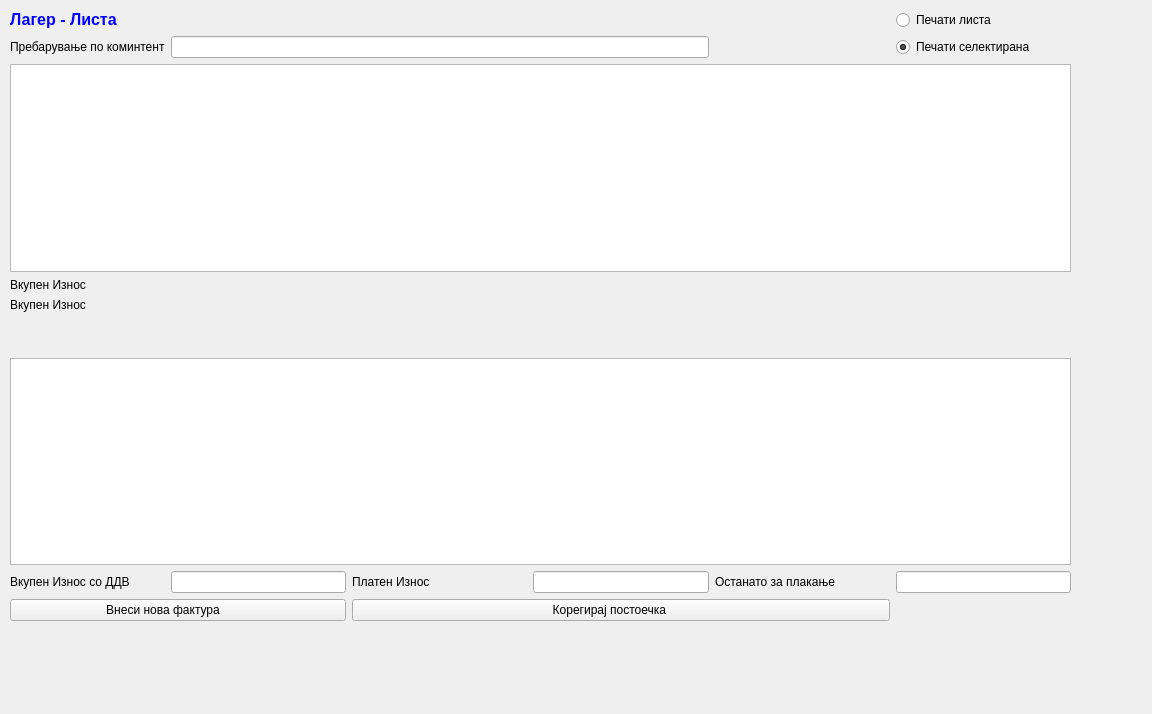
<?xml version="1.0" encoding="UTF-8"?>
<ui version="4.0">
 <class>LagerLista</class>
 <widget class="QWidget" name="LagerLista">
  <property name="geometry">
   <rect>
    <x>0</x>
    <y>0</y>
    <width>1152</width>
    <height>714</height>
   </rect>
  </property>
  <property name="windowTitle">
   <string>Form</string>
  </property>
  <widget class="QWidget" name="layoutWidget">
   <property name="geometry">
    <rect>
     <x>10</x>
     <y>10</y>
     <width>1061</width>
     <height>611</height>
    </rect>
   </property>
   <layout class="QGridLayout" name="gridLayout">
    <item row="0" column="0">
     <widget class="QLabel" name="label_4">
      <property name="text">
       <string>&lt;!DOCTYPE HTML PUBLIC &quot;-//W3C//DTD HTML 4.0//EN&quot; &quot;http://www.w3.org/TR/REC-html40/strict.dtd&quot;&gt;
&lt;html&gt;&lt;head&gt;&lt;meta name=&quot;qrichtext&quot; content=&quot;1&quot; /&gt;&lt;style type=&quot;text/css&quot;&gt;
p, li { white-space: pre-wrap; }
&lt;/style&gt;&lt;/head&gt;&lt;body style=&quot; font-family:'Sans Serif'; font-size:9pt; font-weight:400; font-style:normal;&quot;&gt;
&lt;p style=&quot; margin-top:0px; margin-bottom:0px; margin-left:0px; margin-right:0px; -qt-block-indent:0; text-indent:0px;&quot;&gt;&lt;span style=&quot; font-family:'MS Shell Dlg 2'; font-size:12pt; font-weight:600; color:#0000ff;&quot;&gt;Лагер - Листа&lt;/span&gt;&lt;/p&gt;&lt;/body&gt;&lt;/html&gt;</string>
      </property>
     </widget>
    </item>
    <item row="0" column="1">
     <spacer name="horizontalSpacer">
      <property name="orientation">
       <enum>Qt::Horizontal</enum>
      </property>
      <property name="sizeHint" stdset="0">
       <size>
        <width>40</width>
        <height>20</height>
       </size>
      </property>
     </spacer>
    </item>
    <item row="0" column="2">
     <spacer name="horizontalSpacer_3">
      <property name="orientation">
       <enum>Qt::Horizontal</enum>
      </property>
      <property name="sizeHint" stdset="0">
       <size>
        <width>40</width>
        <height>20</height>
       </size>
      </property>
     </spacer>
    </item>
    <item row="0" column="3">
     <spacer name="horizontalSpacer_5">
      <property name="orientation">
       <enum>Qt::Horizontal</enum>
      </property>
      <property name="sizeHint" stdset="0">
       <size>
        <width>40</width>
        <height>20</height>
       </size>
      </property>
     </spacer>
    </item>
    <item row="0" column="4">
     <spacer name="horizontalSpacer_6">
      <property name="orientation">
       <enum>Qt::Horizontal</enum>
      </property>
      <property name="sizeHint" stdset="0">
       <size>
        <width>40</width>
        <height>20</height>
       </size>
      </property>
     </spacer>
    </item>
    <item row="0" column="5">
     <widget class="QRadioButton" name="radioButtonPecatiLista">
      <property name="text">
       <string>Печати листа</string>
      </property>
     </widget>
    </item>
    <item row="1" column="0">
     <widget class="QLabel" name="label_8">
      <property name="text">
       <string>Пребарување по коминтент</string>
      </property>
     </widget>
    </item>
    <item row="1" column="1" colspan="3">
     <widget class="QLineEdit" name="prebaruvanje_po_komintent"/>
    </item>
    <item row="1" column="5">
     <widget class="QRadioButton" name="radioButtonPecatiSelektirana">
      <property name="text">
       <string>Печати селектирана</string>
      </property>
      <property name="checked">
       <bool>true</bool>
      </property>
     </widget>
    </item>
    <item row="2" column="0" colspan="6">
     <widget class="QTableView" name="tableView">
      <property name="palette">
       <palette>
        <active>
         <colorrole role="AlternateBase">
          <brush brushstyle="SolidPattern">
           <color alpha="255">
            <red>234</red>
            <green>234</green>
            <blue>234</blue>
           </color>
          </brush>
         </colorrole>
        </active>
        <inactive>
         <colorrole role="AlternateBase">
          <brush brushstyle="SolidPattern">
           <color alpha="255">
            <red>234</red>
            <green>234</green>
            <blue>234</blue>
           </color>
          </brush>
         </colorrole>
        </inactive>
        <disabled>
         <colorrole role="AlternateBase">
          <brush brushstyle="SolidPattern">
           <color alpha="255">
            <red>234</red>
            <green>234</green>
            <blue>234</blue>
           </color>
          </brush>
         </colorrole>
        </disabled>
       </palette>
      </property>
      <property name="alternatingRowColors">
       <bool>true</bool>
      </property>
     </widget>
    </item>
    <item row="3" column="0">
     <widget class="QLabel" name="label_11">
      <property name="text">
       <string>Вкупен Износ </string>
      </property>
     </widget>
    </item>
    <item row="4" column="0">
     <widget class="QLabel" name="label_12">
      <property name="text">
       <string>Вкупен Износ </string>
      </property>
     </widget>
    </item>
    <item row="5" column="0">
     <widget class="QLabel" name="label_13">
      <property name="palette">
       <palette>
        <active>
         <colorrole role="Text">
          <brush brushstyle="SolidPattern">
           <color alpha="255">
            <red>0</red>
            <green>0</green>
            <blue>255</blue>
           </color>
          </brush>
         </colorrole>
        </active>
        <inactive>
         <colorrole role="Text">
          <brush brushstyle="SolidPattern">
           <color alpha="255">
            <red>0</red>
            <green>0</green>
            <blue>255</blue>
           </color>
          </brush>
         </colorrole>
        </inactive>
        <disabled>
         <colorrole role="Text">
          <brush brushstyle="SolidPattern">
           <color alpha="255">
            <red>120</red>
            <green>120</green>
            <blue>120</blue>
           </color>
          </brush>
         </colorrole>
        </disabled>
       </palette>
      </property>
      <property name="text">
       <string/>
      </property>
     </widget>
    </item>
    <item row="6" column="0">
     <widget class="QLabel" name="label">
      <property name="text">
       <string/>
      </property>
     </widget>
    </item>
    <item row="7" column="0" colspan="6">
     <widget class="QTableView" name="tableView_2">
      <property name="alternatingRowColors">
       <bool>true</bool>
      </property>
     </widget>
    </item>
    <item row="8" column="0">
     <widget class="QLabel" name="label_7">
      <property name="text">
       <string>Вкупен Износ со ДДВ </string>
      </property>
     </widget>
    </item>
    <item row="8" column="1">
     <widget class="QLineEdit" name="vk_iznos_so_ddv">
      <property name="alignment">
       <set>Qt::AlignRight|Qt::AlignTrailing|Qt::AlignVCenter</set>
      </property>
      <property name="readOnly">
       <bool>true</bool>
      </property>
     </widget>
    </item>
    <item row="8" column="2">
     <widget class="QLabel" name="label_9">
      <property name="text">
       <string>Платен Износ</string>
      </property>
     </widget>
    </item>
    <item row="8" column="3">
     <widget class="QLineEdit" name="vk_platen_iznos">
      <property name="alignment">
       <set>Qt::AlignRight|Qt::AlignTrailing|Qt::AlignVCenter</set>
      </property>
      <property name="readOnly">
       <bool>true</bool>
      </property>
     </widget>
    </item>
    <item row="8" column="4">
     <widget class="QLabel" name="label_10">
      <property name="text">
       <string>Останато за плакање</string>
      </property>
     </widget>
    </item>
    <item row="8" column="5">
     <widget class="QLineEdit" name="ostanato_za_plakanje">
      <property name="alignment">
       <set>Qt::AlignRight|Qt::AlignTrailing|Qt::AlignVCenter</set>
      </property>
      <property name="readOnly">
       <bool>true</bool>
      </property>
     </widget>
    </item>
    <item row="9" column="0" colspan="2">
     <widget class="QPushButton" name="pushButton">
      <property name="text">
       <string>Внеси нова фактура         </string>
      </property>
      <property name="icon">
       <iconset>
        <normaloff>../../../Brisi/sterna/Resources/key_f2.png</normaloff>../../../Brisi/sterna/Resources/key_f2.png</iconset>
      </property>
     </widget>
    </item>
    <item row="9" column="2" colspan="3">
     <widget class="QPushButton" name="pushButton_2">
      <property name="text">
       <string>Корегирај постоечка       </string>
      </property>
      <property name="icon">
       <iconset>
        <normaloff>../../../Brisi/sterna/Resources/key_f3.png</normaloff>../../../Brisi/sterna/Resources/key_f3.png</iconset>
      </property>
     </widget>
    </item>
   </layout>
  </widget>
 </widget>
 <tabstops>
  <tabstop>prebaruvanje_po_komintent</tabstop>
  <tabstop>tableView</tabstop>
  <tabstop>tableView_2</tabstop>
  <tabstop>vk_iznos_so_ddv</tabstop>
  <tabstop>vk_platen_iznos</tabstop>
  <tabstop>ostanato_za_plakanje</tabstop>
  <tabstop>pushButton</tabstop>
  <tabstop>pushButton_2</tabstop>
  <tabstop>radioButtonPecatiLista</tabstop>
  <tabstop>radioButtonPecatiSelektirana</tabstop>
 </tabstops>
 <resources/>
 <connections/>
</ui>
